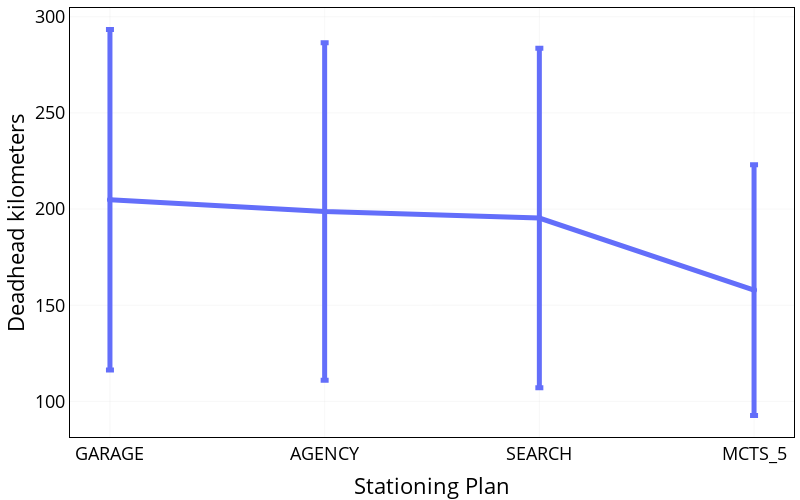

This figure's notebook cell:
### Code cell
import plotly.express as px

df.loc[1, "method"] = "GARAGE"
sort_dict = {"GARAGE": 0, "AGENCY": 1, "SEARCH": 2, "MCTS": 3, "MCTS_5": 4}
df = df.iloc[df["method"].map(sort_dict).sort_values().index]

fig = px.line(df, x="method", y="mean", error_y="std", markers=True, title="Line Plot with Error Bars")
fig.update_traces(line={"width": 5})
fig.data[0].error_y.thickness = 5
fig.update_xaxes(showgrid=True, gridwidth=0.2, gridcolor="lightgrey")
fig.update_yaxes(showgrid=True, gridwidth=0.2, gridcolor="lightgrey")
fig.update_layout(
    width=800,
    height=500,
    plot_bgcolor="rgba(0, 0, 0, 0)",  # Transparent background
    paper_bgcolor="rgba(0, 0, 0, 0)",  # Transparent paper background
    margin=dict(l=5, r=5, t=5, b=5),
    title="",
    font=dict(
        # family="Courier New, monospace",
        size=18,
        color="black",
    ),
)

fig.update_xaxes(showline=True, linewidth=1, linecolor="black", mirror=True)
fig.update_yaxes(showline=True, linewidth=1, linecolor="black", mirror=True)  # Change x and y-axis labels
fig.update_xaxes(title_text="Stationing Plan")
fig.update_yaxes(title_text="Deadhead kilometers")
# fig.update_xaxes(categoryorder='array', categoryarray= ['GARAGE', 'AGENCY', 'SEARCH', 'MCTS', 'MCTS_5'])
# fig.write_image("./plots/new_deadhead.pdf")
fig.show()

### Figure 1 — Plotly figure (JSON) as saved in the notebook; plotly's stock layout.template omitted (floating-point values rounded to 4 significant figures)
{"data": [{"error_y": {"array": [88.55, 87.78, 88.23, 65.23], "thickness": 5}, "hovertemplate": "method=%{x}<br>mean=%{y}<extra></extra>", "legendgroup": "", "line": {"color": "#636efa", "dash": "solid", "width": 5}, "marker": {"symbol": "circle"}, "mode": "lines+markers", "name": "", "orientation": "v", "showlegend": false, "type": "scatter", "x": ["GARAGE", "AGENCY", "SEARCH", "MCTS_5"], "xaxis": "x", "y": [204.8, 198.7, 195.3, 157.9], "yaxis": "y"}], "layout": {"font": {"color": "black", "size": 18}, "height": 500, "legend": {"tracegroupgap": 0}, "margin": {"b": 5, "l": 5, "r": 5, "t": 5}, "paper_bgcolor": "rgba(0, 0, 0, 0)", "plot_bgcolor": "rgba(0, 0, 0, 0)", "title": {"text": ""}, "width": 800, "xaxis": {"anchor": "y", "domain": [0, 1], "gridcolor": "lightgrey", "gridwidth": 0.2, "linecolor": "black", "linewidth": 1, "mirror": true, "showgrid": true, "showline": true, "title": {"text": "Stationing Plan"}}, "yaxis": {"anchor": "x", "domain": [0, 1], "gridcolor": "lightgrey", "gridwidth": 0.2, "linecolor": "black", "linewidth": 1, "mirror": true, "showgrid": true, "showline": true, "title": {"text": "Deadhead kilometers"}}}}
